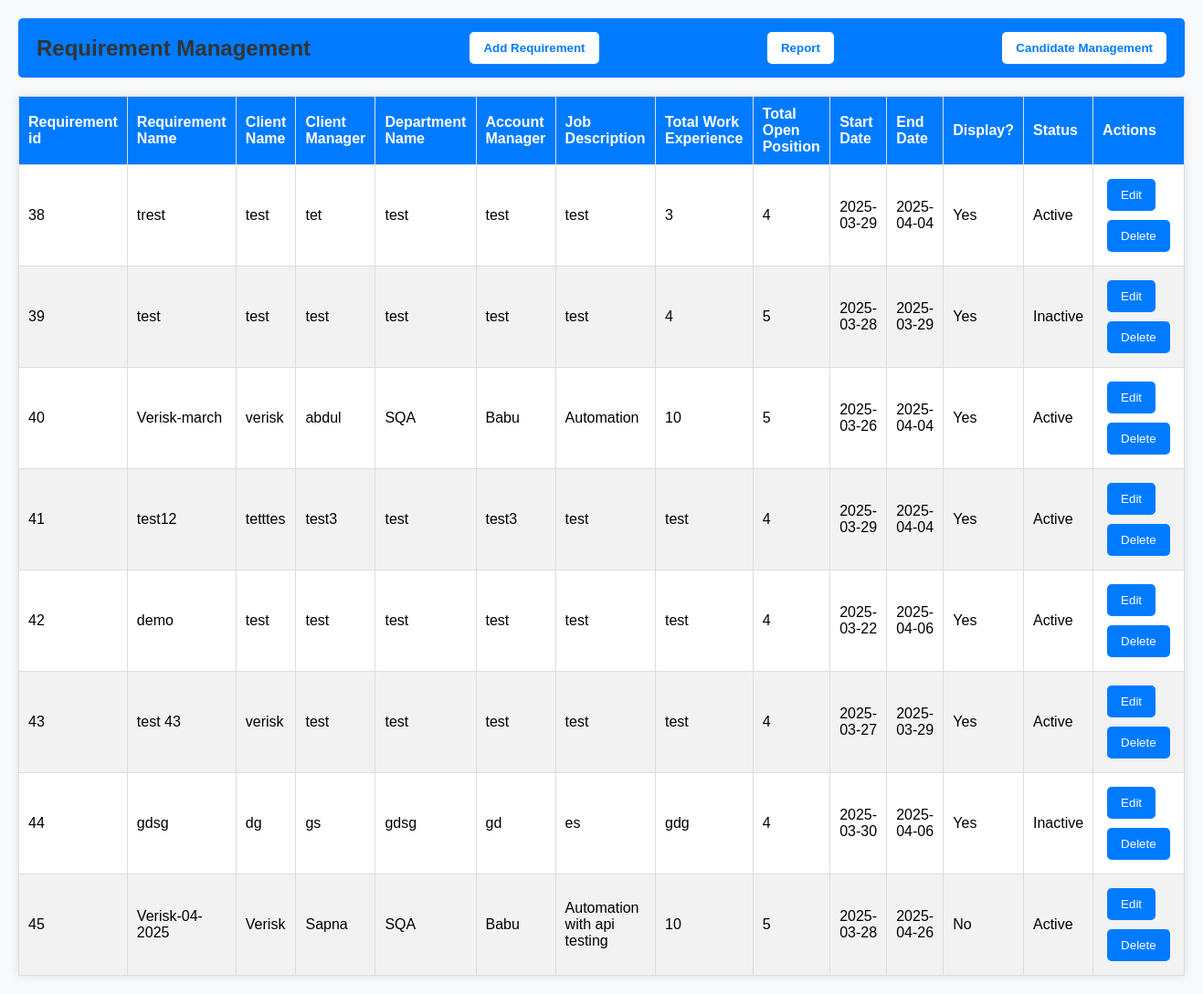
The page /managerequirement on the database as committed earlier.
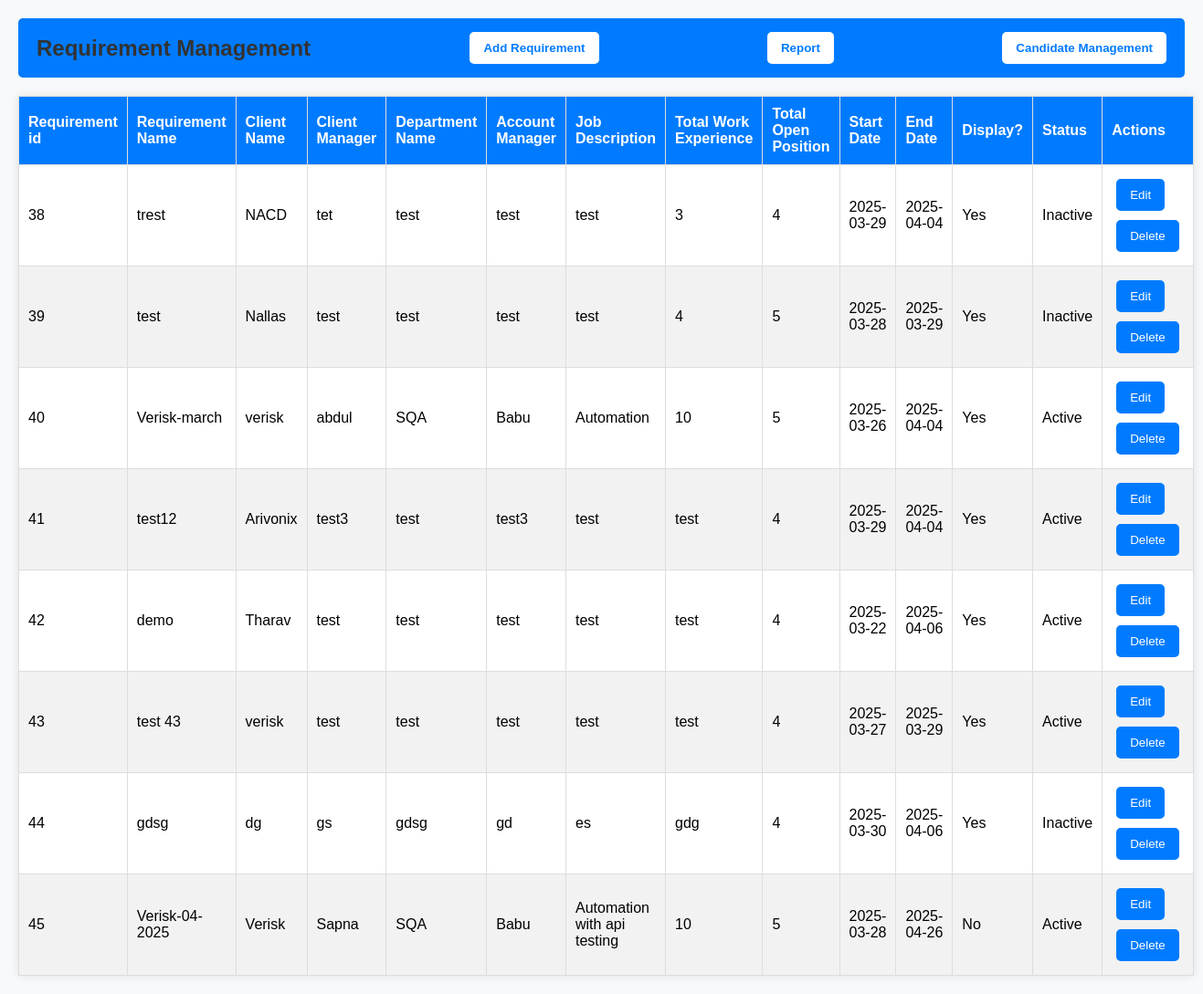
The same page on the database as committed later.
### tables this page shows
CREATE TABLE requirement (
                id INTEGER PRIMARY KEY AUTOINCREMENT,
                requirementname TEXT NOT NULL,
                clientname TEXT NOT NULL,
                clientmanager TEXT NOT NULL,
                departmentname TEXT NOT NULL,
                accountmanager TEXT NOT NULL,
                jobdescription TEXT NOT NULL,
                workexperience TEXT NOT NULL,
                openposition number NOT NULL,
                startdate TEXT NOT NULL,
                enddate TEXT NOT NULL,
                display TEXT NOT NULL,
                status TEXT NOT NULL
            );

### app.py (the view)
@app.route('/managerequirement',methods=['GET', 'POST'])
def managerequirement():
    if request.method == 'POST':
        requirementname = request.form['requirementname']
        clientname = request.form['clientname']
        clientmanager = request.form['clientmanager']
        departmentname = request.form['departmentname']
        accountmanager = request.form['accountmanager']
        jobdescription = request.form['jobdescription']
        workexperience = request.form['workexperience']
        openposition = request.form['openposition']
        startdate = request.form['startdate']
        enddate = request.form['enddate']
        display = request.form['display']
        status = request.form['status']
        app.logger.warning("A warning message."+requirementname)
        recorddata = requirementname
        with get_db() as conn:
            curs = conn.cursor()
            curs.execute('''
            INSERT INTO requirement (requirementname, clientname, clientmanager, departmentname, accountmanager,
                                    jobdescription, workexperience, openposition, startdate, enddate, display, status)
            VALUES (?, ?, ?, ?, ?, ?, ?, ?, ?, ?, ?, ?)
        ''', (requirementname, clientname, clientmanager, departmentname, accountmanager, jobdescription,
              workexperience, openposition, startdate, enddate, display, status))
            conn.commit()
            if curs.rowcount > 0:
                alert_message = f"Record added successfully! Requirement Name: {recorddata}"
            else:
                alert_message = 'Record not added. Requirement Name: {recorddata}'
            return redirect(url_for('managerequirement',alert=alert_message))
    else:
        with get_db() as conn:
            curs = conn.cursor()
            curs.execute('SELECT * FROM requirement')
            requirements = curs.fetchall()
            return render_template('requirements.html',requirements=requirements)

### app.py (called while the page is built)
def get_db():
    conn = sqlite3.connect(DATABASE)
    conn.row_factory = sqlite3.Row  # Allows access to columns by name
    return conn

### templates/requirements.html (shortened to what this page needs)
<!DOCTYPE html>
<html lang="en">
<head>
    <link rel="stylesheet" href="{{ url_for('static', filename='style.css') }}">
</head>
<body>
    <div class="header-container">
        <h2>Requirement Management</h2>
        <button onclick="AddRequirementModal()">Add Requirement</button>
        <form action="{{ url_for('graph') }}" method="GET">
            <button type="submit">Report</button>
        </form>
        <form action="{{ url_for('ctracker') }}" method="GET">
            <button type="submit">Candidate Management</button>
        </form>
    </div>
    <table>
        <thead>
            <tr>
                <th>Requirement id</th>
                <th>Requirement Name</th>
                <th>Client Name</th>
                <th>Client Manager</th>
                <th>Department Name</th>
                <th>Account Manager</th>
                <th>Job Description</th>
                <th>Total Work Experience</th>
                <th>Total Open Position</th>
				<th>Start Date</th>
				<th>End Date</th>
				<th>Display?</th>
				<th>Status</th>
				<th>Actions</th>
            </tr>
        </thead>
        <tbody>
            {% for requirement in requirements %}
            <tr>
                <td id="reqid">{{ requirement['id'] }}</td>
                <td>{{ requirement['requirementname'] }}</td>
                <td>{{ requirement['clientname'] }}</td>
                <td>{{ requirement['clientmanager'] }}</td>
                <td>{{ requirement['departmentname'] }}</td>
                <td>{{ requirement['accountmanager'] }}</td>
                <td>{{ requirement['jobdescription'] }}</td>
                <td>{{ requirement['workexperience'] }}</td>
                <td>{{ requirement['openposition'] }}</td>
                <td>{{ requirement['startdate'] }}</td>
                <td>{{ requirement['enddate'] }}</td>
                <td>{{ requirement['display'] }}</td>
                <td>{{ requirement['status'] }}</td>
                <td>
                    <button onclick="editrequirementModal()" data-bs-toggle="modal" data-bs-target="#editModal"
                    data-id="{{ requirement.id }}">Edit</button>
                    <form action="{{ url_for('delete', record_id=requirement.id) }}" method="POST" style="display: inline;">
                        <button type="submit" class="btn btn-danger btn-sm">
                             Delete
                        </button>
                    </form>
                </td>
            </tr>
            {% else %}
            <tr>
                <td colspan="12">No data available. Kindly add new requirement</td>
            </tr>
            {% endfor %}
        </tbody>
    </table>
</body>
</html>

Rows that differ between the two databases and show on the page:
changed requirement "trest": clientname "test" → "NACD"; status "Active" → "Inactive"
changed requirement id 39: clientname "test" → "Nallas"
changed requirement "test12": clientname "tetttes" → "Arivonix"
changed requirement "demo": clientname "test" → "Tharav"
